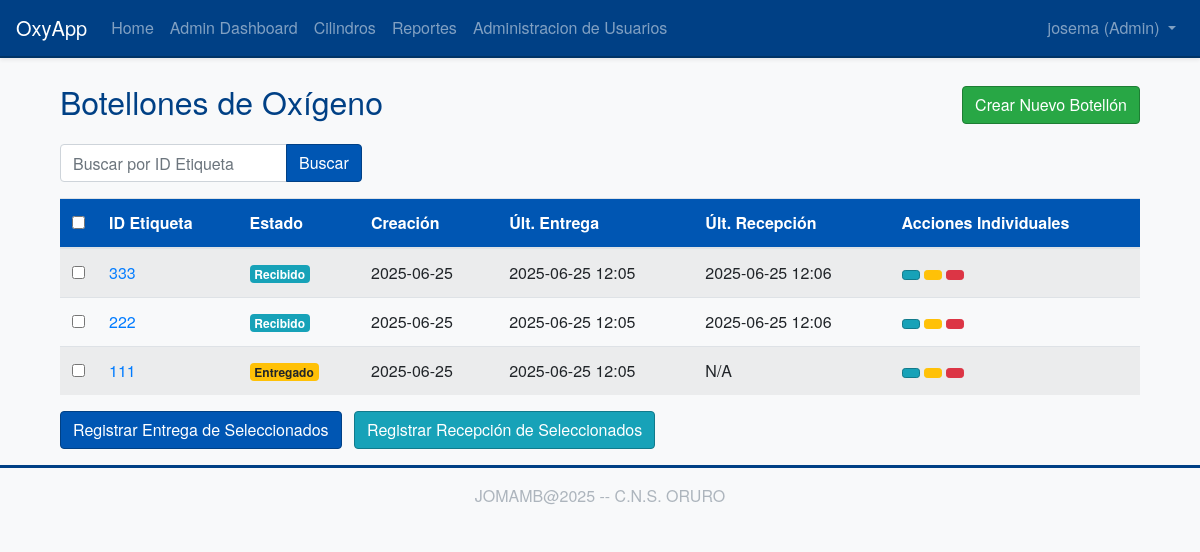
The page /cylinders/ (signed in) on the database its author committed.
### app/models/user.py (models this page shows, shortened)
class User(UserMixin, db.Model):
    __tablename__ = 'user'
    id = db.Column(db.Integer, primary_key=True)
    username = db.Column(db.String(64), index=True, unique=True, nullable=False)
    email = db.Column(db.String(120), index=True, unique=True, nullable=False)
    password_hash = db.Column(db.String(128))
    nombre = db.Column(db.String(64), index=True, nullable=True)
    apellidos = db.Column(db.String(128), index=True, nullable=True)
    role = db.Column(db.String(10), default='user', nullable=False)
    movimientos_registrados = db.relationship(
        'HistorialMovimiento',
        foreign_keys=[HistorialMovimiento.user_id],
        backref=db.backref('usuario', lazy='joined'),
        lazy='dynamic',
        order_by=desc(HistorialMovimiento.fecha_movimiento)
    )

### app/models/cylinder.py (models this page shows, shortened)
class Cylinder(db.Model):
    __tablename__ = 'cylinder'
    id = db.Column(db.Integer, primary_key=True)
    cylinder_id_tag = db.Column(db.String(64), index=True, unique=True, nullable=False)
    status = db.Column(db.String(64), default='available', nullable=False)
    creation_date = db.Column(db.DateTime, index=True, default=datetime.utcnow)
    reception_date = db.Column(db.DateTime, nullable=True, index=True)
    delivery_date = db.Column(db.DateTime, nullable=True, index=True)
    marca = db.Column(db.String(80), nullable=True)
    color = db.Column(db.String(50), nullable=True)
    numero_serie = db.Column(db.String(80), nullable=True, index=True)
    esta_activo = db.Column(db.Boolean, default=True, nullable=True, index=True)##solo para pruebas
    historial_movimientos = db.relationship(
        'HistorialMovimiento',
        backref='cilindro',
        lazy='dynamic',
        order_by='HistorialMovimiento.fecha_movimiento.desc()'
    )

### app/routes/cylinders.py (the view)
@bp.route('/')
@login_required
def index():
    page = request.args.get('page', 1, type=int)
    query_term = request.args.get('q', None, type=str)
    base_query = Cylinder.query.filter(Cylinder.esta_activo == True) # FILTRO AÑADIDO
    if query_term:
        search_filter = f"%{query_term}%"
        base_query = base_query.filter(Cylinder.cylinder_id_tag.ilike(search_filter))
    cylinders_pagination = base_query.order_by(Cylinder.creation_date.desc()).paginate(
        page=page, per_page=10, error_out=False
    )
    next_url_params = {'page': cylinders_pagination.next_num}
    if query_term: next_url_params['q'] = query_term
    next_url = url_for('cylinders.index', **next_url_params) if cylinders_pagination.has_next else None
    prev_url_params = {'page': cylinders_pagination.prev_num}
    if query_term: prev_url_params['q'] = query_term
    prev_url = url_for('cylinders.index', **prev_url_params) if cylinders_pagination.has_prev else None
    return render_template('cylinders/index.html',
                           title='Botellones de Oxígeno',
                           cylinders=cylinders_pagination.items,
                           next_url=next_url,
                           prev_url=prev_url,
                           pagination=cylinders_pagination,
                           current_query=query_term)

### app/models/user.py (called while the page is built)
@login.user_loader
def load_user(id):
    return User.query.get(int(id))

### app/templates/cylinders/index.html (shortened to what this page needs)
{% extends "base.html" %}
{% block content %}
<div class="container mt-4 printable-area">
    <div class="d-flex justify-content-between align-items-center mb-3 no-print">
        <h2>Botellones de Oxígeno</h2>
        <div>
            <a href="{{ url_for('cylinders.create_cylinder') }}" class="btn btn-success">Crear Nuevo Botellón</a>
        </div>
    </div>
    <form method="GET" action="{{ url_for('cylinders.index') }}" class="form-inline mb-3 no-print">
        <div class="input-group">
            <input type="text" name="q" class="form-control" placeholder="Buscar por ID Etiqueta" value="{{ current_query or '' }}">
            <div class="input-group-append">
                <button type="submit" class="btn btn-primary">Buscar</button>
            </div>
        </div>
    </form>
    <form method="POST" action="{{ url_for('cylinders.process_batch_action_page') }}" id="batchActionForm" class="no-print">
        {% if cylinders %}
        <table class="table table-striped table-hover">
            <thead>
                <tr>
                    <th style="width: 30px;" class="no-print"><input type="checkbox" id="selectAllCheckboxes" title="Seleccionar Todo/Nada"></th>
                    <th>ID Etiqueta</th>
                    <th>Estado</th>
                    <th>Creación</th>
                    <th>Últ. Entrega</th>
                    <th>Últ. Recepción</th>
                    <th class="no-print">Acciones Individuales</th>
                </tr>
            </thead>
            <tbody>
            {% for cylinder in cylinders %}
                <tr>
                    <td class="no-print"><input type="checkbox" name="selected_cylinder_ids" value="{{ cylinder.id }}" class="cylinder-checkbox"></td>
                    <td><a href="{{ url_for('cylinders.view_cylinder', cylinder_id=cylinder.id) }}">{{ cylinder.cylinder_id_tag }}</a></td>
                    <td>
                        <span class="badge badge-{% if cylinder.status == 'available' %}success{% elif cylinder.status == 'delivered' %}warning{% elif cylinder.status == 'received' %}info{% elif cylinder.status == 'maintenance' %}secondary{% elif cylinder.status == 'created' %}primary{% else %}light{% endif %}">
                            {% if cylinder.status == 'available' %}Disponible
                            {% elif cylinder.status == 'delivered' %}Entregado
                            {% elif cylinder.status == 'received' %}Recibido
                            {% elif cylinder.status == 'maintenance' %}Mantenimiento
                            {% elif cylinder.status == 'created' %}Creado
                            {% else %}{{ cylinder.status | title }}
                            {% endif %}
                        </span>
                    </td>
                    <td>{{ cylinder.creation_date.strftime('%Y-%m-%d') if cylinder.creation_date else 'N/A' }}</td>
                    <td>{{ cylinder.delivery_date.strftime('%Y-%m-%d %H:%M') if cylinder.delivery_date else 'N/A' }}</td>
                    <td>{{ cylinder.reception_date.strftime('%Y-%m-%d %H:%M') if cylinder.reception_date else 'N/A' }}</td>
                    <td class="no-print">
                        <a href="{{ url_for('cylinders.view_cylinder', cylinder_id=cylinder.id) }}" class="btn btn-sm btn-info" title="Ver Detalles"></a>
                        <a href="{{ url_for('cylinders.update_cylinder_status', cylinder_id=cylinder.id) }}" class="btn btn-sm btn-warning" title="Actualizar Estado"></a>
                        {% if current_user.role == 'admin' %}
                        <button type="button" class="btn btn-sm btn-danger" title="Eliminar" onclick="confirmDelete('{{ url_for('cylinders.delete_cylinder', cylinder_id=cylinder.id) }}', '{{ cylinder.cylinder_id_tag }}')"></button>
                        {% endif %}
                    </td>
                </tr>
                {% endfor %}
            </tbody>
        </table>
        <div class="mt-3 mb-3 no-print">
            <button type="submit" name="batch_action_type" value="deliver" class="btn btn-primary mr-2">Registrar Entrega de Seleccionados</button>
            <button type="submit" name="batch_action_type" value="receive" class="btn btn-info mr-2">Registrar Recepción de Seleccionados</button>
        </div>
        {% endif %}
    </form>
</div>
{% endblock %}

### app/templates/base.html (shortened to what this page needs)
<!doctype html>
<html lang="en">
  <head>
    <link rel="stylesheet" href="https://stackpath.bootstrapcdn.com/bootstrap/4.5.2/css/bootstrap.min.css">
    <link rel="stylesheet" href="{{ url_for('static', filename='css/custom.css') }}">
    <link rel="stylesheet" href="{{ url_for('static', filename='css/print.css') }}" media="print">
  </head>
  <body>
    <nav class="navbar navbar-expand-lg navbar-dark bg-primary shadow-sm">
      <a class="navbar-brand" href="{{ url_for('main.index') }}">OxyApp</a>
      <div class="collapse navbar-collapse" id="navbarNav">
        <ul class="navbar-nav mr-auto">
          <li class="nav-item">
            <a class="nav-link" href="{{ url_for('main.index') }}">Home</a>
          </li>
          {% if current_user.is_authenticated %}
            {% if current_user.role == 'user' %}
            <li class="nav-item">
              <a class="nav-link" href="{{ url_for('main.dashboard') }}">Dashboard</a>
            </li>
            {% elif current_user.role == 'admin' %}
            <li class="nav-item">
              <a class="nav-link" href="{{ url_for('admin.dashboard') }}">Admin Dashboard</a>
            </li>
            {% endif %}
          <li class="nav-item">
            <a class="nav-link" href="{{ url_for('cylinders.index') }}">Cilindros</a>
          </li>
          <li class="nav-item">
            <a class="nav-link" href="{{ url_for('reports.index') }}">Reportes</a>
          </li>
          {% if current_user.role == 'admin' %}
          <li class="nav-item">
            <a class="nav-link" href="{{ url_for('admin.manage_users') }}">Administracion de Usuarios</a>
          </li>
          {% endif %}
          {% endif %}
        </ul>
        <ul class="navbar-nav">
          {% if current_user.is_anonymous %}
          <li class="nav-item">
            <a class="nav-link" href="{{ url_for('auth.login') }}">Login</a>
          </li>
          <li class="nav-item">
            <a class="nav-link btn btn-outline-light btn-sm" href="{{ url_for('auth.register') }}">Registro</a>
          </li>
          {% else %}
          <li class="nav-item dropdown">
            <a class="nav-link dropdown-toggle" href="#" id="navbarDropdown" role="button" data-toggle="dropdown" aria-haspopup="true" aria-expanded="false">
              {{ current_user.username }} ({{ current_user.role | title }})
            </a>
          </li>
          {% endif %}
        </ul>
      </div>
    </nav>
    <main role="main" class="container mt-4">
      {% block content %}{% endblock %}
    </main>
    <footer class="footer mt-auto py-3 bg-light text-center">
        <div class="container">
            <span class="text-muted">JOMAMB@2025 -- C.N.S. ORURO</span>
        </div>
    </footer>
  </body>
</html>

### app/static/css/custom.css (style rules this page uses)
body { font-family: 'Helvetica Neue', Helvetica, Arial, sans-serif; background-color: #f8f9fa; color: #212529; }
.navbar-dark.bg-primary { background-color: #004085 !important; border-bottom: 2px solid #003366; }
.navbar-dark .navbar-brand, .navbar-dark .navbar-brand:hover, .navbar-dark .navbar-brand:focus, .navbar-dark .nav-link { color: #ffffff; }
.btn-primary { background-color: #0056b3; border-color: #004085; }
.btn-success { background-color: #28a745; border-color: #1e7e34; }
.btn-info { background-color: #17a2b8; border-color: #117a8b; }
.footer { background-color: #343a40; color: #f8f9fa; padding-top: 1.5rem; padding-bottom: 1.5rem; border-top: 3px solid #004085; }
.footer .text-muted { color: #adb5bd !important; }
h1, h2, h3, h4, h5, .display-4 { color: #004085; }
.table thead th { background-color: #0056b3; color: #ffffff; }

### rows shown on the page
User: username "josema", role "Admin"
Cylinder: cylinder_id_tag "333", status "Recibido", creation_date "2025-06-25", delivery_date "2025-06-25 12:05", reception_date "2025-06-25 12:06"
Cylinder: cylinder_id_tag "222", status "Recibido", creation_date "2025-06-25", delivery_date "2025-06-25 12:05", reception_date "2025-06-25 12:06"
Cylinder: cylinder_id_tag "111", status "Entregado", creation_date "2025-06-25", delivery_date "2025-06-25 12:05", reception_date "N/A"
